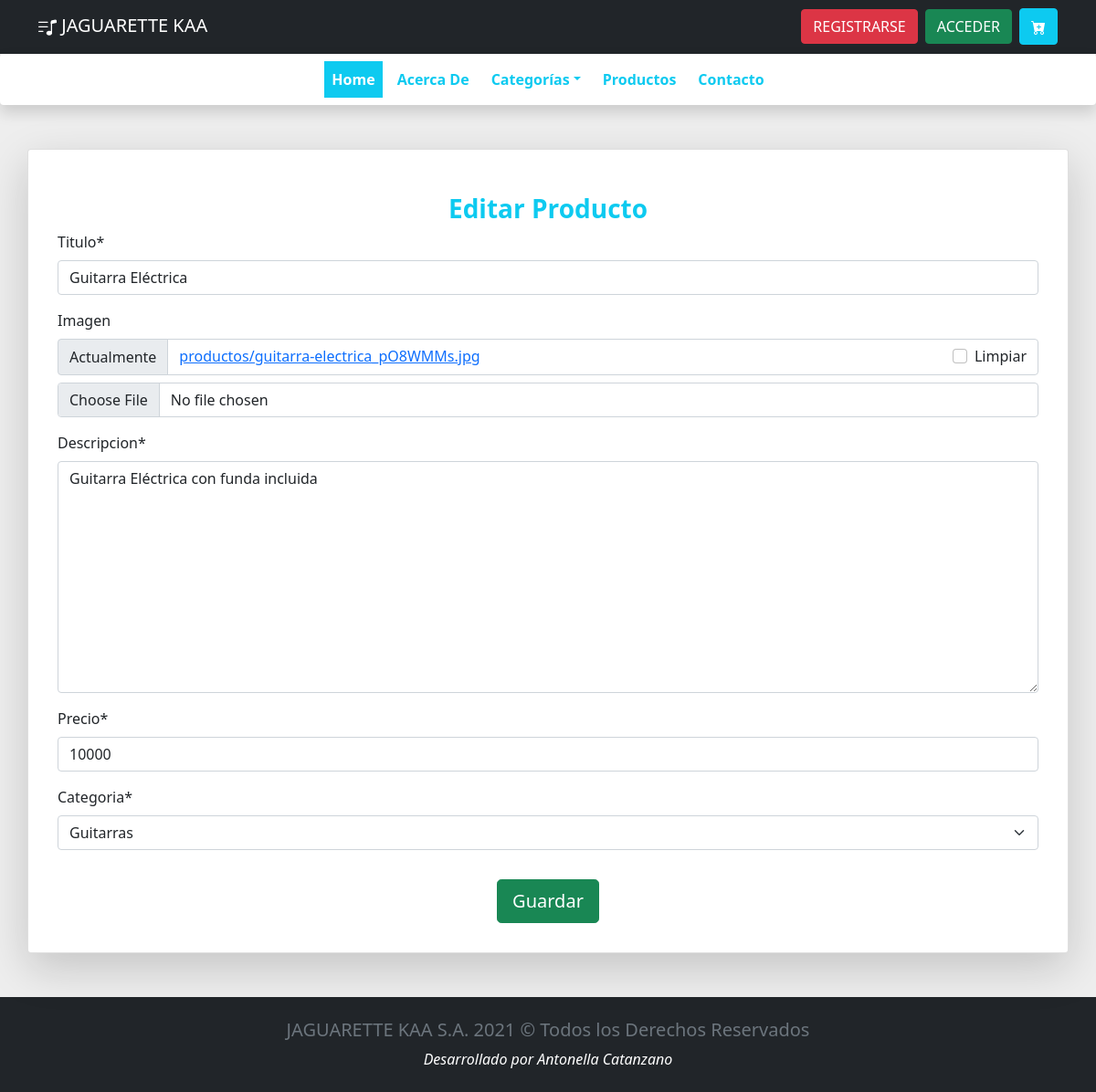
The app's page /modificar_producto/1/ (signed in) with its own data.
### JAGUARETTEKAA/models.py (models this page shows, shortened)
class Producto(models.Model):
    titulo = models.CharField(max_length=64, null= False)
    imagen = models.ImageField(upload_to='productos/', blank=True, null=True)
    descripcion = models.TextField(null=False)
    precio = models.IntegerField(null=False)
    categoria = models.ForeignKey(Categoria, on_delete=models.CASCADE, related_name="categoria")

class Categoria(models.Model):
    descripcion = models.CharField(max_length=64, null=False)
    def __str__(self):
        return self.descripcion

### JAGUARETTEKAA/views.py (the view)
# urls.py: path('modificar_producto/<int:producto_id>/', login_required(modificar_producto) , name="modificar_producto"),
@permission_required('jaguarettekaa.change_producto')
def modificar_producto(request, producto_id):
    producto = get_object_or_404(Producto, id=producto_id)
    if request.method == "POST":
        form = FormProducto(data=request.POST, files=request.FILES, instance=producto)
        if form.is_valid():
            form.save()
            messages.success(request, "El Producto se ha actualizado correctamente")
            return redirect(to="index")
    else:
        form = FormProducto(instance = producto)
        return render(request, 'jaguarettekaa/modificar_producto.html', {
            "producto": producto,
            "form": form
        })

### JAGUARETTEKAA/forms.py
class FormProducto(forms.ModelForm):
    class Meta:
        model = Producto
        fields = ('titulo', 'imagen', 'descripcion', 'precio', 'categoria')

### JAGUARETTEKAA/templates/jaguarettekaa/modificar_producto.html (shortened to what this page needs)
{% extends 'jaguarettekaa/layout.html' %}
{% load crispy_forms_tags %}
{% block main_content %}
    <div class="container h-100">
        <div class="row">
            <div class="card my-5 h-100 shadow-lg p-3 mb-5 bg-body rounded ">
                <div class="card-body">
                <h3 class="text-info mt-3 fw-bold text-center">Editar Producto</h3>
                    <form action ="" class="row g-3" enctype="multipart/form-data" method="post">
                        <div class="col-12">
                            {{ form | crispy }}
                        </div>
                        <div class="d-flex justify-content-center">
                            <button type="submit" class="btn btn-success btn-lg">Guardar</button>
                        </div>
                    </form>
                </div>
            </div>
        </div>
    </div>
{% endblock %}

### JAGUARETTEKAA/static/jaguarettekaa/css/styles.css (style rules this page uses)
body { background: #eee; }

### records on screen
Producto: titulo "Guitarra Eléctrica", descripcion "Guitarra Eléctrica con funda incluida", precio "10000", categoria "Guitarras"
